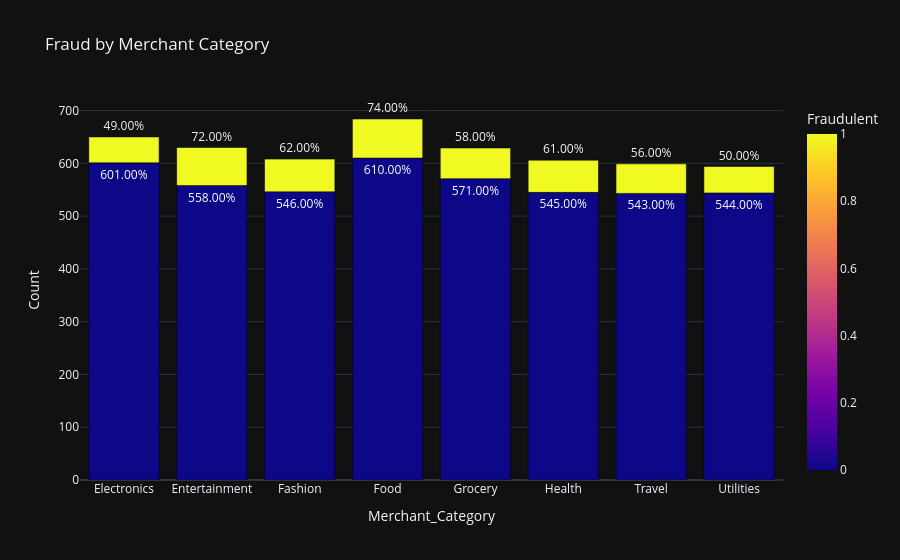

Write notebook code for a chart like this one.
### Markdown cell above
# Fraud by Merchant Category

### Code cell
fig = px.bar(
    df.groupby(['Merchant_Category', 'Fraudulent'])
      .size()
      .reset_index(name='Count'),

    x='Merchant_Category',
    y='Count',
    color='Fraudulent',
    title='Fraud by Merchant Category'
)

fig.update_traces(marker_line=dict(color='black'),texttemplate='%{y:.2f}%', textposition='outside')
fig.update_layout(template='plotly_dark', height=500)
fig.show()

### Figure 1 — Plotly figure (JSON) as saved in the notebook; plotly's stock layout.template omitted (floating-point values rounded to 4 significant figures)
{"data": [{"alignmentgroup": "True", "hovertemplate": "Merchant_Category=%{x}<br>Count=%{y}<br>Fraudulent=%{marker.color}<extra></extra>", "legendgroup": "", "marker": {"color": [0, 1, 0, 1, 0, 1, 0, 1, 0, 1, 0, 1, 0, 1, 0, 1], "coloraxis": "coloraxis", "line": {"color": "black"}, "pattern": {"shape": ""}}, "name": "", "offsetgroup": "", "orientation": "v", "showlegend": false, "textposition": "outside", "texttemplate": "%{y:.2f}%", "type": "bar", "x": ["Electronics", "Electronics", "Entertainment", "Entertainment", "Fashion", "Fashion", "Food", "Food", "Grocery", "Grocery", "Health", "Health", "Travel", "Travel", "Utilities", "Utilities"], "xaxis": "x", "y": [601, 49, 558, 72, 546, 62, 610, 74, 571, 58, 545, 61, 543, 56, 544, 50], "yaxis": "y"}], "layout": {"autosize": true, "barmode": "relative", "coloraxis": {"colorbar": {"title": {"text": "Fraudulent"}}, "colorscale": [[0, "#0d0887"], [0.1111, "#46039f"], [0.2222, "#7201a8"], [0.3333, "#9c179e"], [0.4444, "#bd3786"], [0.5556, "#d8576b"], [0.6667, "#ed7953"], [0.7778, "#fb9f3a"], [0.8889, "#fdca26"], [1, "#f0f921"]]}, "legend": {"tracegroupgap": 0}, "title": {"text": "Fraud by Merchant Category"}, "xaxis": {"anchor": "y", "autorange": true, "domain": [0, 1], "range": [-0.5, 7.5], "title": {"text": "Merchant_Category"}, "type": "category"}, "yaxis": {"anchor": "x", "autorange": true, "domain": [0, 1], "range": [0, 720], "title": {"text": "Count"}, "type": "linear"}}}
